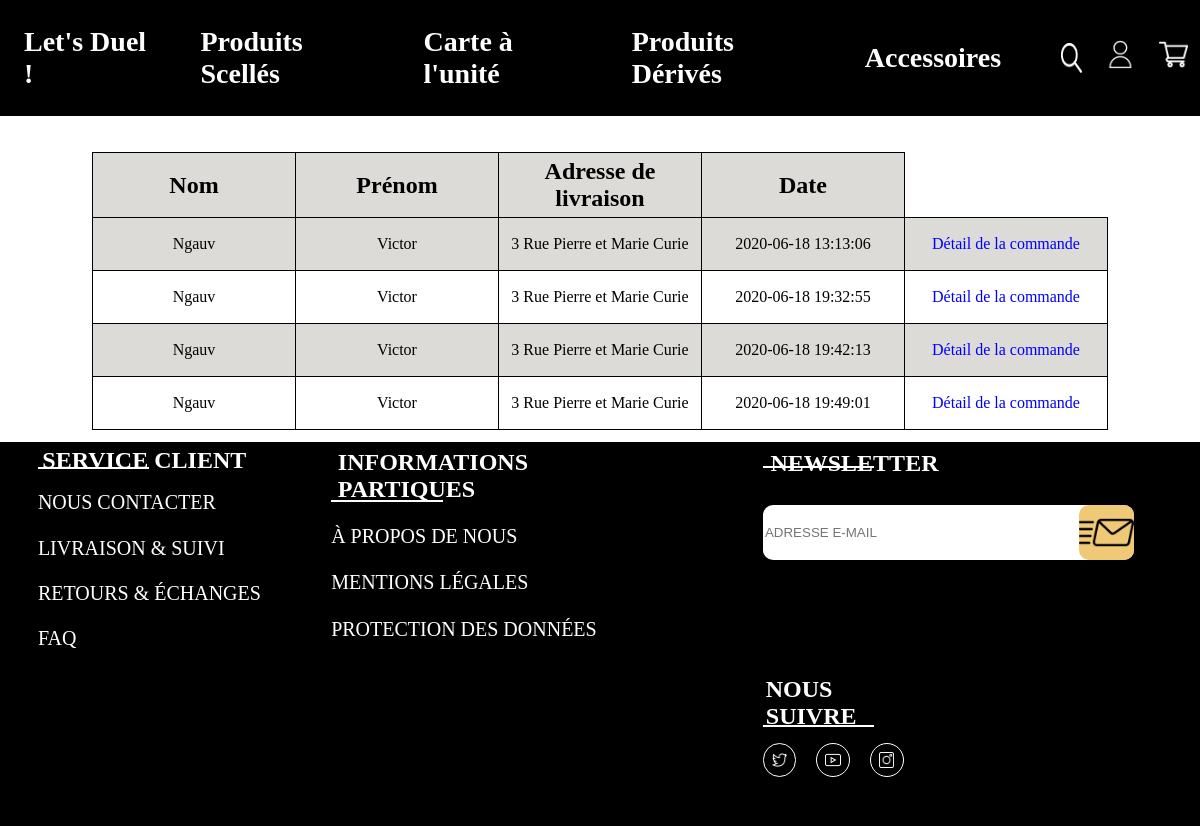
Page /index.php?page=order&action=list (signed in) on the committed database.
### tables this page shows
CREATE TABLE IF NOT EXISTS `orders` (
  `id` int(11) NOT NULL AUTO_INCREMENT,
  `user_id` int(11) NOT NULL,
  `last_name` varchar(255) NOT NULL,
  `first_name` varchar(255) NOT NULL,
  `delivery_adress` varchar(255) NOT NULL,
  `date` datetime NOT NULL DEFAULT current_timestamp(),
  PRIMARY KEY (`id`)
);

### index.php (called while the page is built, shortened)
<?php
if(isset($_GET['page'])){
    switch ($_GET['page']){
        case'order' :
            require 'controllers/orderController.php';
            break;
    }
}
else{
    require 'controllers/indexController.php';
}
require ('views/layout.php');

### models/Orders.php (called while the page is built, shortened)
<?php
function getAllOrders()
{
    $db = dbConnect();
    $query = $db->query('SELECT * FROM orders WHERE user_id = '.$_SESSION['user']['id']);
    $orders =  $query->fetchAll();
    return $orders;
}

### controllers/orderController.php (called while the page is built, shortened)
<?php
require 'models/Orders.php';
if (isset($_GET['action'])){
    switch ($_GET['action']){
        case 'list':
            $orders = getAllOrders();
            break;
    }
}
else{
    header('Location:index.php');
    exit();
}

### views/orderList.php (the view, shortened to what this page needs)
<div class="ordersContainer">
    <table>
        <table>
            <thead>
            <tr>
                <td><h2>Nom</h2></td>
                <td><h2>Prénom</h2></td>
                <td><h2>Adresse de livraison</h2></td>
                <td><h2>Date</h2></td>
            </tr>
            </thead>
            <?php foreach ($orders as $order): ?>
            <tr>
                <td><p><?= $order['last_name'] ;?></p></td>
                <td><p><?= $order['first_name'] ;?></p></td>
                <td><p><?= $order['delivery_adress'] ;?></p></td>
                <td><p><?= $order['date'] ;?></p></td>
                <td><a href="index.php?page=order&action=detail&order_id=<?= $order['id'];?>">Détail de la commande</a></td>
            </tr>
            <?php endforeach; ?>
    </table>
</div>

### assets/css/header.css (style rules this page uses)
body { margin: 0; font-family: Oxygen; }

### assets/css/ordersList.css (style rules this page uses)
.ordersContainer { display: flex; justify-content: center; align-items: center; flex-direction: column; }
table tr:nth-child(odd) { background-color: #dcdbd8; }
table { border-collapse: collapse; margin: 1%; }
table td { width: 200px; border: 1px solid black; height: 50px; }
table td a, table td p, table td h2 { display: flex; align-items: center; justify-content: center; text-align: center; }
table td a:link, table td a:visited { text-decoration: none; color: blue; }
h2 { margin: 2%; }

### rows in the picture
orders: last_name "Ngauv", first_name "Victor", delivery_adress "3 Rue Pierre et Marie Curie", date "2020-06-18 13:13:06"
orders: last_name "Ngauv", first_name "Victor", delivery_adress "3 Rue Pierre et Marie Curie", date "2020-06-18 19:32:55"
orders: last_name "Ngauv", first_name "Victor", delivery_adress "3 Rue Pierre et Marie Curie", date "2020-06-18 19:42:13"
orders: last_name "Ngauv", first_name "Victor", delivery_adress "3 Rue Pierre et Marie Curie", date "2020-06-18 19:49:01"
